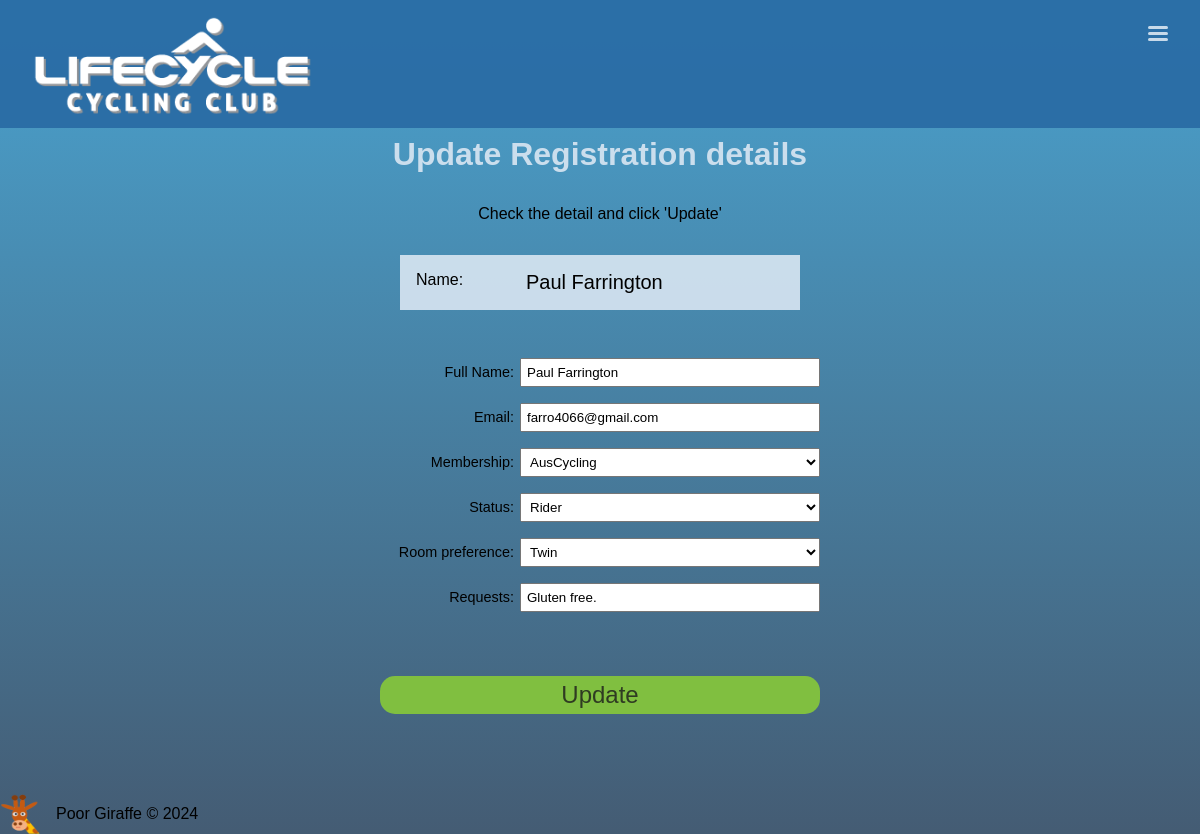
Screenshot of /registrations/1/update with the database file from the repository.
### book/models.py (models this page shows, shortened)
class Registration(models.Model):
	name = models.CharField(max_length=30)
	email = models.EmailField()
	membership = models.ForeignKey(Membership, on_delete=models.CASCADE, null=True)
	status = models.ForeignKey(Status, on_delete=models.CASCADE)
	room = models.ForeignKey(RoomType, on_delete=models.CASCADE)
	notes = models.CharField(max_length=100, blank=True, null=True)

class Membership(models.Model):
	membership = models.CharField(max_length=30)
	def __str__(self):
		return self.membership

class Status(models.Model):
	status = models.CharField(max_length=20)
	def __str__(self):
		return self.status

class RoomType(models.Model):
	description = models.CharField(max_length=20)
	supplement = models.IntegerField()
	def __str__(self):
		return self.description

### book/views.py (the view)
# urls.py: path('registrations/<int:pk>/update', RegistrationUpdateView.as_view(), name='update'),
class RegistrationUpdateView(UpdateView):
	model = Registration
	template_name = "registration_update.html"
	fields = ['name', 'email', 'membership', 'status', 'room', 'notes']
	success_url = '../'

### book/template/registration_update.html (shortened to what this page needs)
{% extends 'base.html' %}
{% load static %}
{% block main %}
	<main>
		<h1>Update Registration details</h1>
		<p>Check the detail and click 'Update'</p>
		<div class='confirm'>
			<p>Name: <span>{{ registration.name }}</span></p>
		</div>
		<form method="POST">
			<p>
				<label for="id_name">Full Name:</label>
				<input type="text" name="name" maxlength="30" required="" id="id_name" value="{{ registration.name }}">
			</p>
			<p>
				<label for="id_email">Email:</label>
				<input type="email" name="email" maxlength="254" required="" id="id_email" value="{{ registration.email }}">
			</p>
			<p>
				<label for="id_memberhip">Membership:</label>
				<select name="membership" required="" id="id_membership">
					<option value="{{ registration.membership.id }}" selected>{{ registration.membership }}</option>
				</select>
			</p>
			<p>
				<label for="id_status">Status:</label>
				<select name="status" required="" id="id_status">
					<option value="{{ registration.status.id }}" selected>{{ registration.status }}</option>
				</select>
			</p>
			<p>
				<label for="id_room">Room preference:</label>
				<select name="room" required="" id="id_room">
					<option value="{{ registration.room.id }}" selected>{{ registration.room }}</option>
				</select>
			</p>
			<p>
				<label for="id_notes">Requests:</label>
				<input type="text" name="notes" maxlength="100" required="" id="id_notes"value="{{ registration.notes }}">
			</p>
			<input type="submit" value="Update" name="">
		</form>
	</main>
{% endblock %}

### book/static/base.css (style rules this page uses)
:root { --clr-background: linear-gradient(hsl(200, 58%, 50%, 0.9), hsl(210, 58%, 20%, 0.8)); --clr-card: hsl(200, 60%, 55%, 0.9); --clr-nav: hsl(208, 60%, 40%, 0.9); --clr-green: hsl(90, 50%, 50%); --clr-red: hsl(0, 90%, 50%); --clr-blue: hsl(208, 90%, 45%, 0.9); --clr-yellow: hsl(70, 90%, 50%, 0.9); --clr-white: hsl(208, 50%, 90%, 0.9); --clr-black: hsl(0, 0%, 10%, 0.8); --clr-shadow: hsl(200, 50%, 100%, 0.5); --clr-border: hsl(0, 0%, 100%); }
*, *::before, *::after { box-sizing: border-box; }
* { margin: 0; padding: 0; }
html { font-size: clamp(14px, 2vw, 16px); }
body { width: 100vw; min-height: 100vh; background: var(--clr-background); font-family: Arial, san-serif, HankenGrotesk; font-weight: 300; }
main { width: 100vw; min-height: 60vh; margin: 0 auto; display: flex; gap: 2rem; flex-direction: column; align-items: center; justify-content: center; }
h1 { color: var(--clr-white); margin-top: 0.5rem; }
@media (min-width: 660px) { body { font-size: 16px; } }
@media (min-width: 660px) { main { width: clamp(400px, 90vw, 812px); min-height: 60vh; margin: 0 auto; display: flex; gap: 2rem; flex-direction: column; align-items: center; justify-content: center; } }

### book/static/style.css (style rules this page uses)
form { width: clamp(360px, 95vw, 440px); }
form p { display: grid; grid-template-columns: 1fr; margin-top: 1rem; }
form label { text-align: left; font-size: 0.9rem; padding: 6px; }
form input { padding: 5px; }
form select { padding: 5px; }
form input[type="submit"] { margin-top: 4rem; width: 100%; border: none; border-radius: 15px; font-size: 1.5rem; color: var(--clr-black); background: var(--clr-green); cursor: pointer; }
.confirm { width: clamp(360px, 95vw, 400px); background: var(--clr-white); padding: 1rem; }
.confirm p { display: grid; grid-template-columns: 110px 1fr; }
.confirm p span { font-size: 1.25rem; }
@media (min-width: 660px) { form p { grid-template-columns: 140px 1fr; } }
@media (min-width: 660px) { form label { text-align: right; } }

### rows the page displays
Registration: name "Paul Farrington", email "farro4066@gmail.com", membership "AusCycling", status "Rider", room "Twin"
